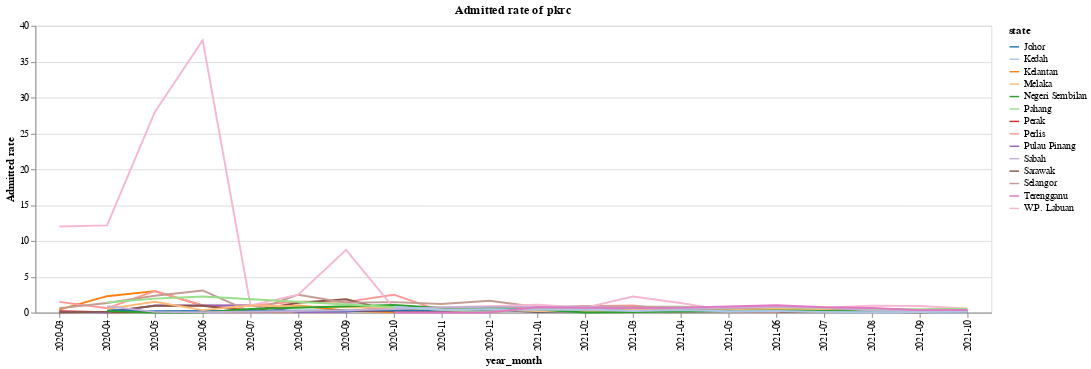

Source (notebook cell):
### Code cell
#plot a line chart for admitted rate in every state of Malaysia
alt.Chart(pkrc_try,title='Admitted rate of pkrc').mark_line().encode(
    x="year_month",
    y="Admitted rate",
    color = alt.Color('state', scale=alt.Scale(scheme = 'category20'))
).properties(
    width=1000,
    height=300
)

### Figure 1 — Vega-Lite specification as saved in the notebook (floating-point values rounded to 4 significant figures; data arrays with more than 128 entries replaced by an {"elided": "..."} marker saying what was removed)
{"config": {"view": {"continuousWidth": 400, "continuousHeight": 300}}, "data": {"name": "data-c4c381106135941a26a9738f4f18dde1"}, "mark": "line", "encoding": {"color": {"type": "nominal", "field": "state", "scale": {"scheme": "category20"}}, "x": {"type": "nominal", "field": "year_month"}, "y": {"type": "quantitative", "field": "Admitted rate"}}, "height": 300, "title": "Admitted rate of pkrc", "width": 1000, "$schema": "https://vega.github.io/schema/vega-lite/v4.8.1.json", "datasets": {"data-c4c381106135941a26a9738f4f18dde1": {"elided": "239 records"}}}
